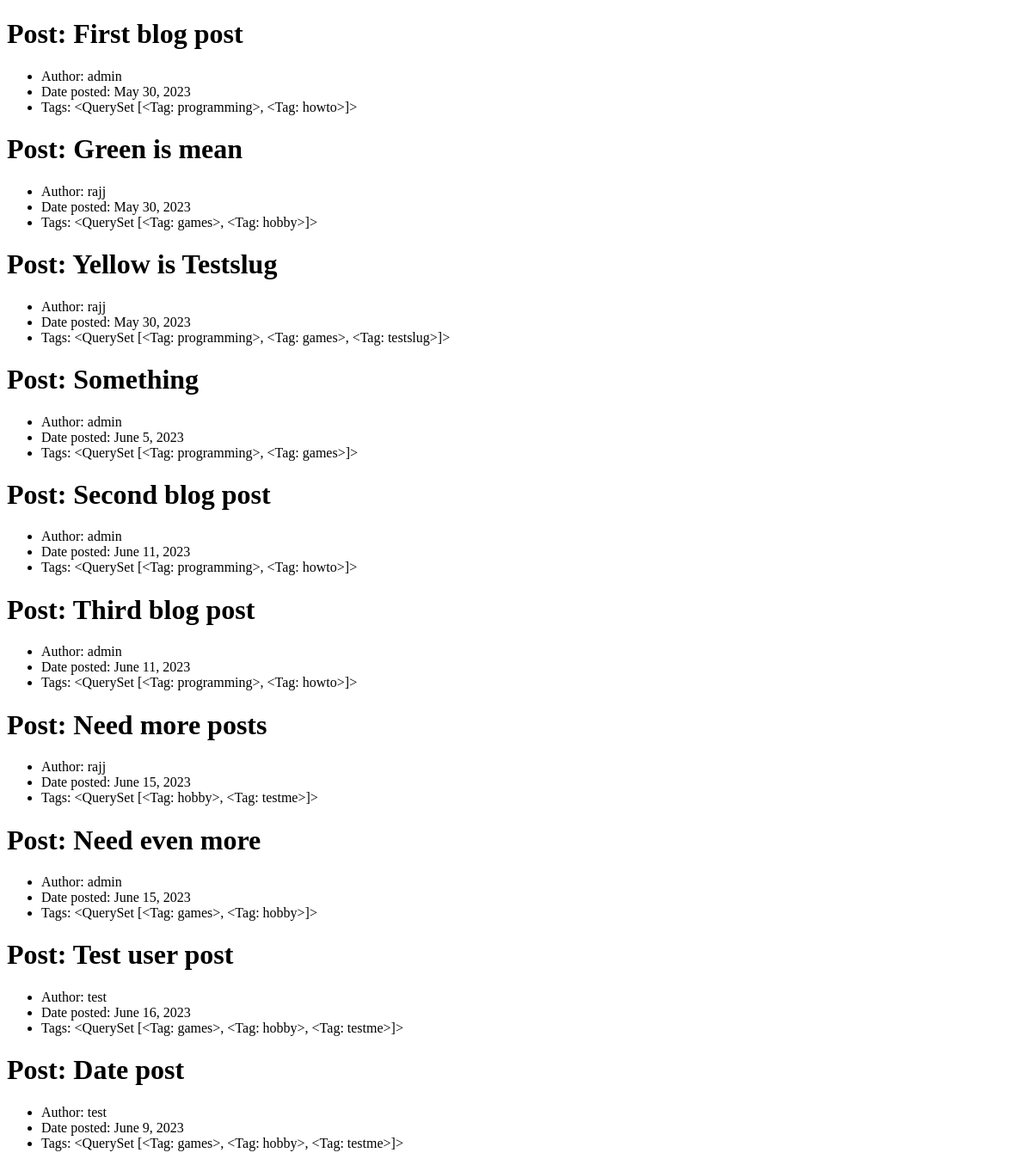
The app's page /blog/posts/, older data.
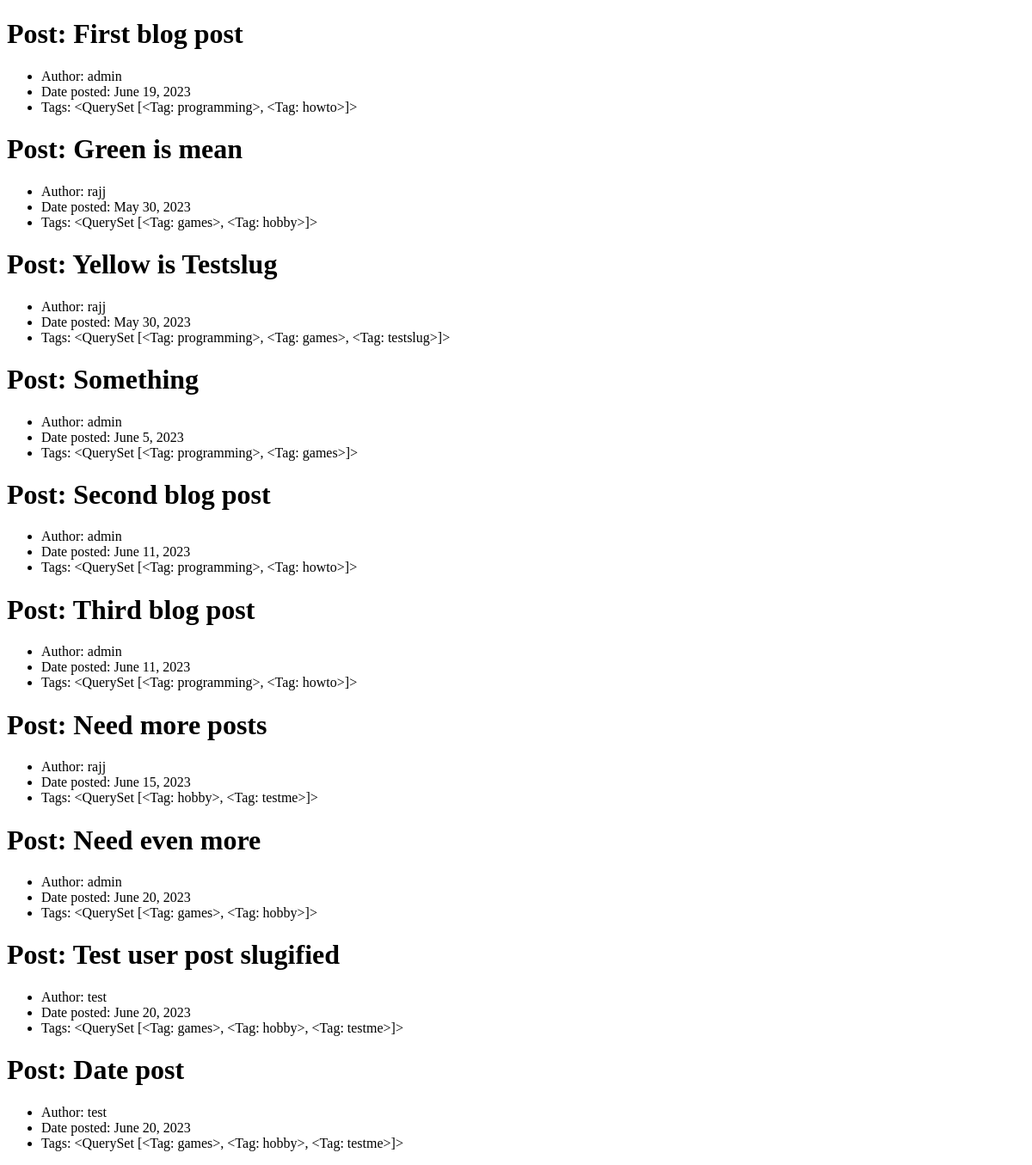
The same page, newer data.
### blogapp/models.py (models this page shows, shortened)
class Post(models.Model):
    title = models.CharField(max_length=200)
    author = models.ForeignKey(User,
                                on_delete=models.CASCADE,
                                related_name="posts")
    date_posted = models.DateField()
    date_updated = models.DateField(auto_now=True, blank=True)
    tags = models.ManyToManyField(Tag, related_name="posts")
    content = models.TextField()
    img = models.ImageField(null=True, blank=True, upload_to=upload_to_cover)
    views = models.IntegerField(default=0, blank=True)
    likes = models.IntegerField(default=0, blank=True)
    slug = models.SlugField(null=False, unique=True, default='temp')

class User(models.Model):
    username = models.CharField(max_length=50)
    name = models.CharField(max_length=50)
    password = models.CharField(max_length=50)
    mail = models.EmailField(max_length=100)
    bio = models.CharField(max_length=500)
    avatar = models.ImageField(null=True, blank=True, upload_to=upload_to_avatar)
    slug = models.SlugField(null=False, unique=True, default='temp')
    liked_posts = models.ManyToManyField('Post', related_name="liked_by", blank=True)
    liked_comments = models.ManyToManyField('Comment', related_name='liked_by', blank=True)
    def __str__(self):
        return self.username

class Tag(models.Model):
    name = models.CharField(max_length=25)
    description = models.CharField(max_length=500)
    slug = models.SlugField(null=False, unique=True, default='temp')
    def __str__(self):
        return self.name

### blogapp/views.py (the view)
# urls.py: path("posts/", PostListView.as_view(), name="post_list"),
class PostListView(ListView):
    model = Post
    template_name = "blogapp/post_list.html"

### blogapp/templates/blogapp/post_list.html (shortened to what this page needs)
<!DOCTYPE html>
<html lang="en">
<head>
</head>
<body>
    {% for object in object_list %}
    <h1>Post: {{object.title}} </h1>
    <ul>
        <li>Author: {{object.author}}</li>
        <li>Date posted: {{object.date_posted}}</li>
        <li>Tags: {{object.tags.all}}</li>
    </ul>
    {% endfor %}
</body>
</html>

Row changes from the older to the newer data that the page shows:
changed Post "First blog post": date_posted "May 30, 2023" → "June 19, 2023"
changed Post "Need even more": date_posted "June 15, 2023" → "June 20, 2023"
changed Post: title "Test user post" → "Test user post slugified"; date_posted "June 16, 2023" → "June 20, 2023"
changed Post "Date post": date_posted "June 9, 2023" → "June 20, 2023"
